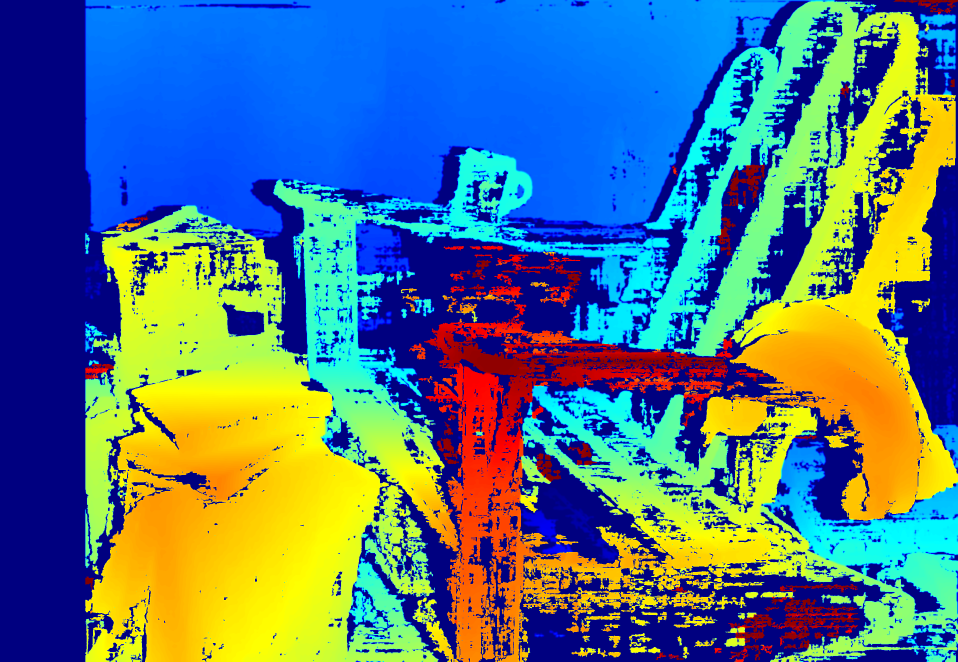
#> input picture src/vision/disparity_jet.png, 2872 x 1984 px (shown at 1/3 size)
$ python -i stitching.py   (imports and definitions only)
#> lines starting #> are read from the running program, lines starting #| are printed output that depends on the picture
import cv2

# DO NOT pay attention to anything here yet
# HUGE WIP, and it's something we don't really need, this was mainly for the coolness effect


# [50 lines left out: functions find_keypoints_and_match, stitch_frames, not called in this run]


def frame_stitcher(frame_queue):
    frames = {9000: None, 9001: None}

    while True:
        port, frame = frame_queue.get()
        frames[port] = frame
        if frames[9000] is not None and frames[9001] is not None:
            kp1, kp2, matches = find_keypoints_and_match(frames[9000], frames[9001])
            if len(matches) < 10:
                print("Not enough matches found, skipping stitching for this frame.")
                continue

            e1 = cv2.getTickCount()
            stitched = stitch_frames(frames[9000], frames[9001])
            e2 = cv2.getTickCount()
            print(f"Stitching time elapsed: {(e2 - e1)/cv2.getTickFrequency()}s")

            if stitched is None:
                print("Stitching failed, skipping this frame.")
                continue

            if frames[9000] is None or frames[9001] is None or stitched is None:
                print("Invalid frame detected, skipping display.")
                continue

            if frames[9000].size == 0 or frames[9001].size == 0:
                print("One of the frames is empty, skipping display.")
                continue

            # This is the feature matching frame with the lines drawn
            result_frame = cv2.drawMatches(frames[9000], kp1, frames[9001], kp2, matches[:10], None,
                                           flags=cv2.DrawMatchesFlags_NOT_DRAW_SINGLE_POINTS)
            if stitched is not None and stitched.size != 0:
                cv2.imshow("Stitched image", stitched)

            if result_frame is not None and result_frame.size != 0:
                cv2.imshow("Features detected", result_frame)

            if cv2.waitKey(1) == ord("q"):
                break

    cv2.destroyAllWindows()

>>> import cv2
>>> picture = cv2.imread('disparity_jet.png', cv2.IMREAD_GRAYSCALE)
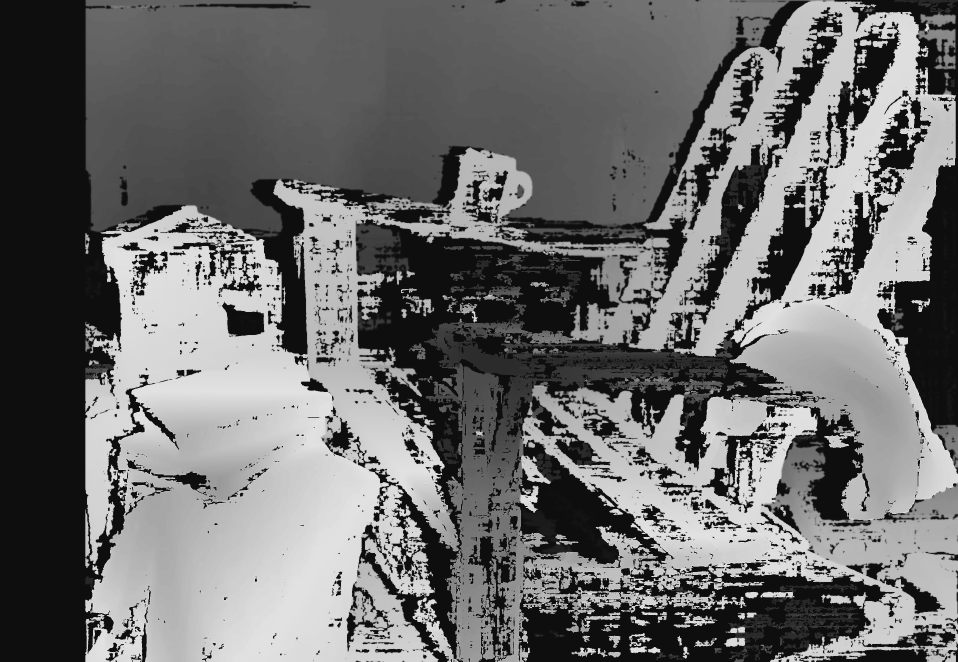
#> picture: shape (1984, 2872) (shown at 1/3 size); min 14, max 225, mean 109.6
#> (the run stopped early here; a loop or call above may not have finished)
